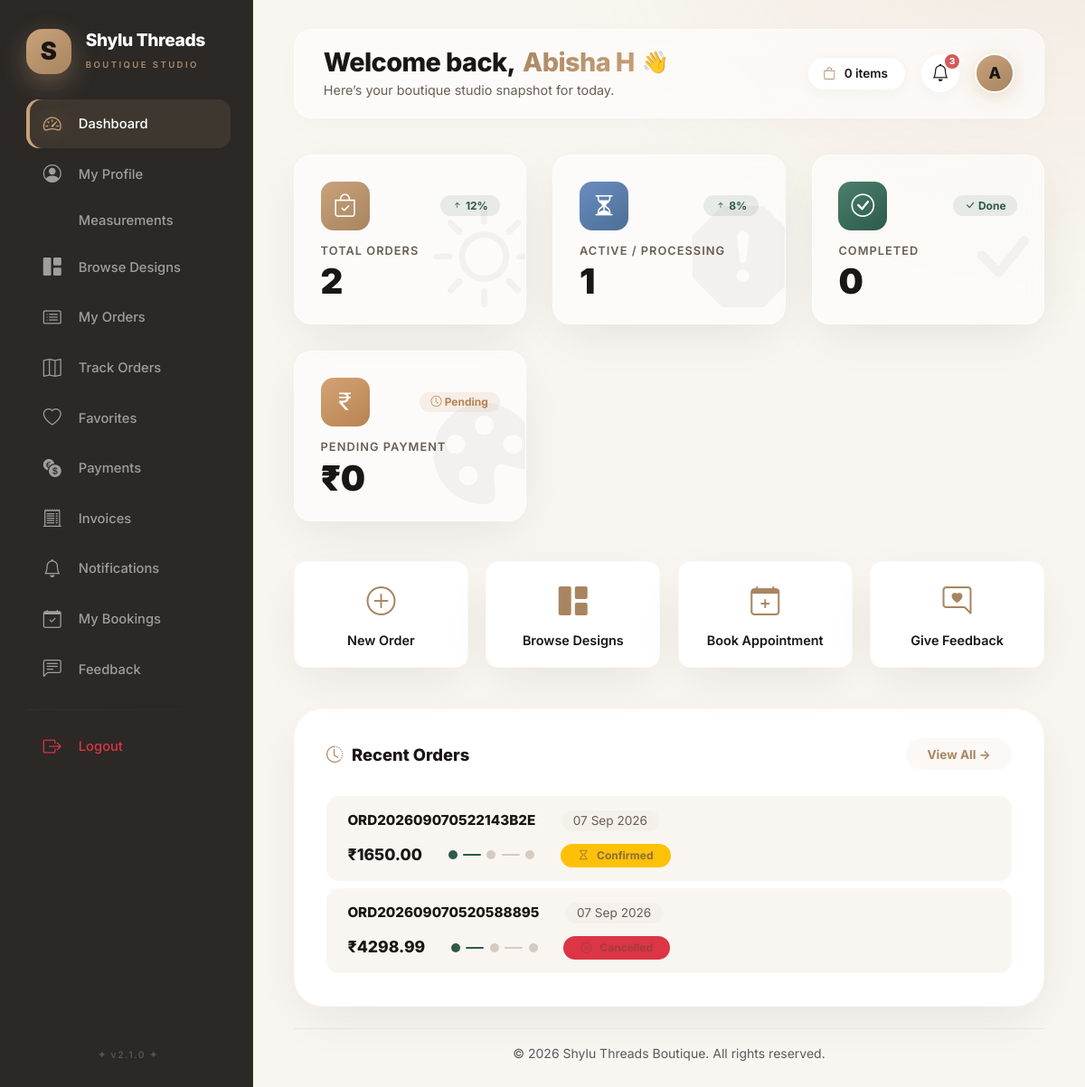
/customer/dashboard/ (signed in), run on the app's committed database.
### app/models.py (models this page shows, shortened)
class Order(models.Model):
    class OrderStatus(models.TextChoices):
        PENDING = "PENDING", "Pending"
        CONFIRMED = "CONFIRMED", "Confirmed"
        PROCESSING = "PROCESSING", "Processing"
        STITCHING = "STITCHING", "Stitching"
        READY = "READY", "Ready"
        SHIPPED = "SHIPPED", "Shipped"
        DELIVERED = "DELIVERED", "Delivered"
        CANCELLED = "CANCELLED", "Cancelled"
    class PaymentStatus(models.TextChoices):
        PENDING = "PENDING", "Pending"
        PAID = "PAID", "Paid"
        FAILED = "FAILED", "Failed"
        REFUNDED = "REFUNDED", "Refunded"
    class PaymentMethod(models.TextChoices):
        COD = "COD", "Cash on Delivery"
        CARD = "CARD", "Credit / Debit Card"
        UPI = "UPI", "UPI / QR Code"
        DEMO = "DEMO", "Demo Payment"
        RAZORPAY = "RAZORPAY", "Razorpay"
        STRIPE = "STRIPE", "Stripe"
    customer = models.ForeignKey(
        settings.AUTH_USER_MODEL,
        on_delete=models.PROTECT,
        related_name="orders"
    )
    order_number = models.CharField(max_length=30, unique=True, db_index=True)
    subtotal = models.DecimalField(max_digits=10, decimal_places=2, default=Decimal("0.00"))
    shipping_charge = models.DecimalField(max_digits=10, decimal_places=2, default=Decimal("0.00"))
    total_amount = models.DecimalField(max_digits=10, decimal_places=2, default=Decimal("0.00"))
    shipping_name = models.CharField(max_length=150)
    shipping_email = models.EmailField()
    shipping_phone = models.CharField(max_length=20)
    shipping_address = models.TextField()
    shipping_city = models.CharField(max_length=100, blank=True)
    shipping_state = models.CharField(max_length=100, blank=True)
    shipping_pincode = models.CharField(max_length=10, blank=True)
    payment_method = models.CharField(
        max_length=20,
        choices=PaymentMethod.choices,
        default=PaymentMethod.COD
    )
    payment_status = models.CharField(
        max_length=20,
        choices=PaymentStatus.choices,
        default=PaymentStatus.PENDING
    )
    order_status = models.CharField(
        max_length=20,
        choices=OrderStatus.choices,
        default=OrderStatus.PENDING
    )
    notes = models.TextField(blank=True)
    created_at = models.DateTimeField(auto_now_add=True)
    updated_at = models.DateTimeField(auto_now=True)
    class Meta:
        ordering = ["-created_at"]
        verbose_name = "Order"
        verbose_name_plural = "Orders"

### app/views.py (the view)
# urls.py: path("customer/dashboard/", views.customer_dashboard, name="customer_dashboard"),
@customer_required
def customer_dashboard(request):
    orders = Order.objects.filter(customer=request.user).prefetch_related("items__design")
    total_orders = orders.count()
    active_orders = orders.exclude(
        order_status__in=[Order.OrderStatus.DELIVERED, Order.OrderStatus.CANCELLED]
    ).count()
    completed_orders = orders.filter(order_status=Order.OrderStatus.DELIVERED).count()
    pending_payment_amount = sum(
        order.total_amount for order in orders.filter(payment_status=Order.PaymentStatus.PENDING)
    )
    recent_orders = orders[:5]
    favorites_count = Favorite.objects.filter(user=request.user).count()
    notifications_count = Notification.objects.filter(user=request.user, is_read=False).count()
    cart = get_or_create_cart(request.user)
    return render(request, "customer/dashboard.html", {
        "customer": request.user,
        "total_orders": total_orders,
        "active_orders": active_orders,
        "completed_orders": completed_orders,
        "pending_payment": pending_payment_amount,
        "recent_orders": recent_orders,
        "favorites_count": favorites_count,
        "notifications_count": notifications_count,
        "cart_count": cart.total_items,
    })

### app/models.py (called while the page is built)
    @property
    def total_items(self):
        result = self.items.aggregate(total=Sum("quantity"))
        return result["total"] or 0

### app/views.py (called while the page is built)
def get_or_create_cart(user):
    cart, _ = Cart.objects.get_or_create(user=user)
    return cart

def is_customer(user):
    return user.is_authenticated and not (user.is_staff or user.is_superuser)

### app/templates/customer/dashboard.html (shortened to what this page needs)
{% load static %}
<!DOCTYPE html>
<html lang="en">
<head>
    <link href="https://cdn.jsdelivr.net/npm/bootstrap-icons@1.11.1/font/bootstrap-icons.css" rel="stylesheet" />
    <link href="https://cdn.jsdelivr.net/npm/bootstrap@5.3.2/dist/css/bootstrap.min.css" rel="stylesheet" />
</head>
<body>
<aside class="premium-sidebar" id="sidebar">
    <div class="sidebar-brand mb-4">
        <div class="d-flex align-items-center gap-3 mb-1">
            <div class="brand-icon">S</div>
            <div class="brand-text">
                <h5 class="mb-0">Shylu Threads</h5>
                <span class="subtitle">Boutique Studio</span>
            </div>
        </div>
    </div>
    <nav class="nav flex-column flex-grow-1">
        <a class="nav-link-premium active" href="{% url 'customer_dashboard' %}">
            <i class="bi bi-speedometer2"></i> <span>Dashboard</span>
        </a>
        <a class="nav-link-premium" href="{% url 'profile' %}">
            <i class="bi bi-person-circle"></i> <span>My Profile</span>
        </a>
        <a class="nav-link-premium" href="{% url 'measurements' %}">
             <span>Measurements</span>
        </a>
        <a class="nav-link-premium" href="{% url 'designs' %}">
            <i class="bi bi-grid-1x2-fill"></i> <span>Browse Designs</span>
        </a>
        <a class="nav-link-premium" href="{% url 'orders' %}">
            <i class="bi bi-card-list"></i> <span>My Orders</span>
        </a>
        <a class="nav-link-premium" href="{% url 'tracking' %}">
            <i class="bi bi-map"></i> <span>Track Orders</span>
        </a>
        <a class="nav-link-premium" href="{% url 'favorites' %}">
            <i class="bi bi-heart"></i> <span>Favorites</span>
        </a>
        <a class="nav-link-premium" href="{% url 'payments' %}">
            <i class="bi bi-currency-exchange"></i> <span>Payments</span>
        </a>
        <a class="nav-link-premium" href="{% url 'invoices' %}">
            <i class="bi bi-receipt-cutoff"></i> <span>Invoices</span>
        </a>
        <a class="nav-link-premium" href="{% url 'notifications' %}">
            <i class="bi bi-bell"></i> <span>Notifications</span>
        </a>
        <a class="nav-link-premium" href="{% url 'bookings' %}">
            <i class="bi bi-calendar-check"></i> <span>My Bookings</span>
        </a>
        <a class="nav-link-premium" href="{% url 'feedback' %}">
            <i class="bi bi-chat-left-text"></i> <span>Feedback</span>
        </a>
        <hr class="sidebar-divider" />
        <a class="nav-link-premium text-danger" href="{% url 'logout' %}">
            <i class="bi bi-box-arrow-right"></i> <span>Logout</span>
        </a>
    </nav>
    <div class="sidebar-footer">
        <div class="version-tag text-center">✦ v2.1.0 ✦</div>
    </div>
</aside>
<main class="main-content">
    <div class="top-bar">
        <div>
            <h1>
                Welcome back, <span>{{ customer.first_name|default:"Guest" }}</span> <small>👋</small>
            </h1>
            <p>Here’s your boutique studio snapshot for today.</p>
        </div>
        <div class="top-bar-actions">
            <a href="{% url 'cart' %}" class="action-pill">
                <i class="bi bi-bag" style="color: var(--gold-dark);"></i>
                <span>{{ cart_count }} items</span>
            </a>
            <div class="notification-bell">
                <i class="bi bi-bell"></i>
                {% if notifications_count > 0 %}
                    <span class="notification-badge">{{ notifications_count }}</span>
                {% endif %}
            </div>
            <div class="user-avatar">{{ customer.first_name|slice:":1"|default:"G" }}</div>
        </div>
    </div>
    <div class="stats-grid">
        <div class="stat-card gold">
            <div class="stat-top">
                <div class="stat-icon gold-bg"><i class="bi bi-bag-check"></i></div>
                <span class="stat-trend"><i class="bi bi-arrow-up-short"></i> 12%</span>
            </div>
            <p>Total Orders</p>
            <h3>{{ total_orders }}</h3>
        </div>
        <div class="stat-card blue">
            <div class="stat-top">
                <div class="stat-icon blue-bg"><i class="bi bi-hourglass-split"></i></div>
                <span class="stat-trend"><i class="bi bi-arrow-up-short"></i> 8%</span>
            </div>
            <p>Active / Processing</p>
            <h3>{{ active_orders }}</h3>
        </div>
        <div class="stat-card green">
            <div class="stat-top">
                <div class="stat-icon green-bg"><i class="bi bi-check-circle"></i></div>
                <span class="stat-trend"><i class="bi bi-check-lg"></i> Done</span>
            </div>
            <p>Completed</p>
            <h3>{{ completed_orders }}</h3>
        </div>
        <div class="stat-card orange">
            <div class="stat-top">
                <div class="stat-icon orange-bg"><i class="bi bi-currency-rupee"></i></div>
                <span class="stat-trend" style="color:#B88352; background: rgba(184,131,82,0.1);"><i class="bi bi-clock"></i> Pending</span>
            </div>
            <p>Pending Payment</p>
            <h3>₹{{ pending_payment|floatformat:0 }}</h3>
        </div>
    </div>
    <div class="quick-actions">
        <a href="{% url 'designs' %}" class="quick-action-card">
            <i class="bi bi-plus-circle"></i> New Order
        </a>
        <a href="{% url 'designs' %}" class="quick-action-card">
            <i class="bi bi-grid-1x2-fill"></i> Browse Designs
        </a>
        <a href="{% url 'bookings' %}" class="quick-action-card">
            <i class="bi bi-calendar-plus"></i> Book Appointment
        </a>
        <a href="{% url 'feedback' %}" class="quick-action-card">
            <i class="bi bi-chat-right-heart"></i> Give Feedback
        </a>
    </div>
    <div class="orders-panel">
        <div class="panel-header-custom">
            <h5><i class="bi bi-clock-history" style="color: var(--gold-dark);"></i> Recent Orders</h5>
            <a href="{% url 'orders' %}" class="view-all">View All →</a>
        </div>
        {% if recent_orders %}
            <div class="order-list">
                {% for order in recent_orders %}
                    <div class="order-item">
                        <div class="order-item-left">
                            <span class="order-id">{{ order.order_number }}</span>
                            <span class="order-date">{{ order.created_at|date:"d M Y" }}</span>
                        </div>
                        <div style="display: flex; align-items: center; gap: 1.8rem; flex-wrap: wrap;">
                            <span class="order-amount">₹{{ order.total_amount|floatformat:2 }}</span>
                            <div class="status-stepper">
                                <span class="stepper-dot {% if order.order_status != 'PENDING' %}done{% else %}active{% endif %}"></span>
                                <span class="stepper-line {% if order.order_status != 'PENDING' %}done{% endif %}"></span>
                                <span class="stepper-dot "></span>
                                <span class="stepper-line {% if order.order_status == 'SHIPPED' or order.order_status == 'READY' or order.order_status == 'DELIVERED' %}done{% endif %}"></span>
                                <span class="stepper-dot {% if order.order_status == 'DELIVERED' %}done{% elif order.order_status == 'SHIPPED' or order.order_status == 'READY' %}active{% endif %}"></span>
                            </div>
                            <span>
                                {% if order.order_status == 'DELIVERED' %}
                                    <span class="status-badge bg-success"><i class="bi bi-check-circle me-1"></i>Delivered</span>
                                {% elif order.order_status == 'CANCELLED' %}
                                    <span class="status-badge bg-danger"><i class="bi bi-x-circle me-1"></i>Cancelled</span>
                                {% elif order.order_status == 'SHIPPED' %}
                                    <span class="status-badge bg-info"><i class="bi bi-truck me-1"></i>Shipped</span>
                                {% elif order.order_status == 'READY' %}
                                    <span class="status-badge bg-gold"><i class="bi bi-clock me-1"></i>Ready</span>
                                {% elif order.order_status == 'PROCESSING' %}
                                    <span class="status-badge bg-warning"><i class="bi bi-arrow-repeat me-1"></i>Processing</span>
                                {% else %}
                                    <span class="status-badge bg-warning"><i class="bi bi-hourglass me-1"></i>{{ order.get_order_status_display }}</span>
                                {% endif %}
                            </span>
                        </div>
                    </div>
                {% endfor %}
            </div>
        {% endif %}
    </div>
    <div class="text-center text-muted small mt-4 pt-3 border-top" style="border-color: rgba(26,22,20,0.05) !important;">
        &copy; 2026 Shylu Threads Boutique. All rights reserved.
    </div>
</main>
</body>
</html>

### data on the page
Order: order_number "ORD202609070522143B2E", created_at "07 Sep 2026", total_amount "1650.00", order_status "Confirmed"
Order: order_number "ORD202609070520588895", created_at "07 Sep 2026", total_amount "4298.99", order_status "CANCELLED" (drawn)

### other printed values
{{ customer.first_name|default:"Guest" }} "Abisha H"
{{ cart_count }} "0"
{{ notifications_count }} "3"
{{ customer.first_name|slice:":1"|default:"G" }} "A"
{{ total_orders }} "2"
{{ active_orders }} "1"
{{ completed_orders }} "0"
{{ pending_payment|floatformat:0 }} "0"
